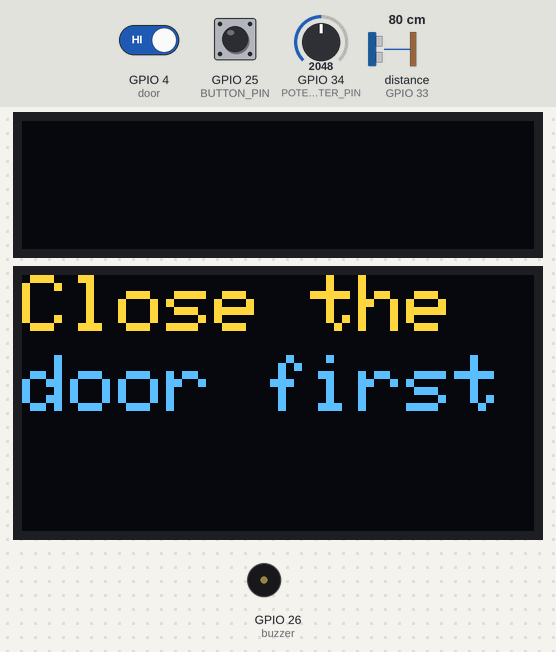
A sketch run on a simulated ESP32. On the bench: 128×32 one-colour display, 128×64 one-colour display, buzzer (waves = sounding, pin HIGH). The test bench sets the inputs (shaded band); at power-on: GPIO 4 (door) HIGH, GPIO 25 (BUTTON_PIN) HIGH, GPIO 34 (POTENTIOMETER_PIN) = 2048, distance to the obstacle (sensor on GPIO 33) 80 cm. The echo pulse lasts 58.3 µs per cm; the OLED is the two-colour kind (top 16 rows yellow); the display library's start-up logo is not drawn; pins used as bus, display or sensor lines are not drawn; what the sketch prints to the serial monitor is not drawn.

Above: at 1.3 s.
1.4 s: GPIO 4 (door) driven LOW
At 2.6 s:
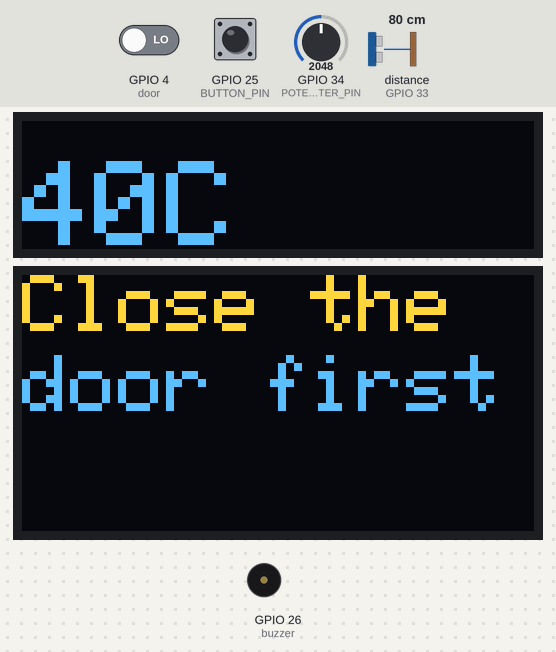
2.9 s: GPIO 25 (BUTTON_PIN) pulled LOW for 0.15 s
At 4.0 s:
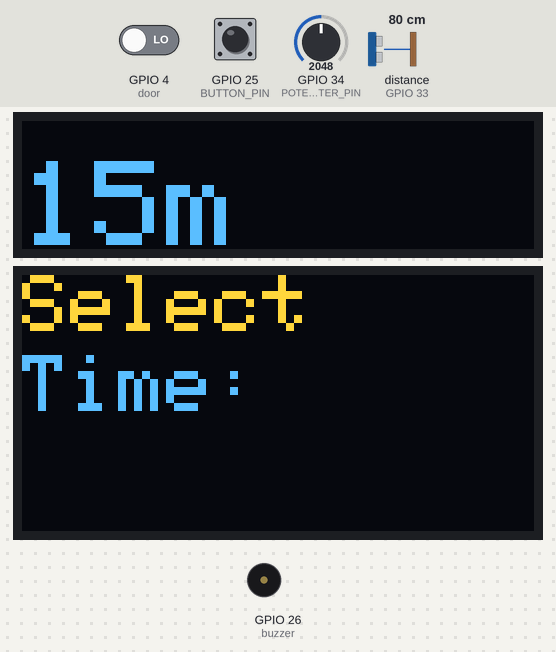
4.5 s: GPIO 25 (BUTTON_PIN) pulled LOW for 1 s
At 5.0 s:
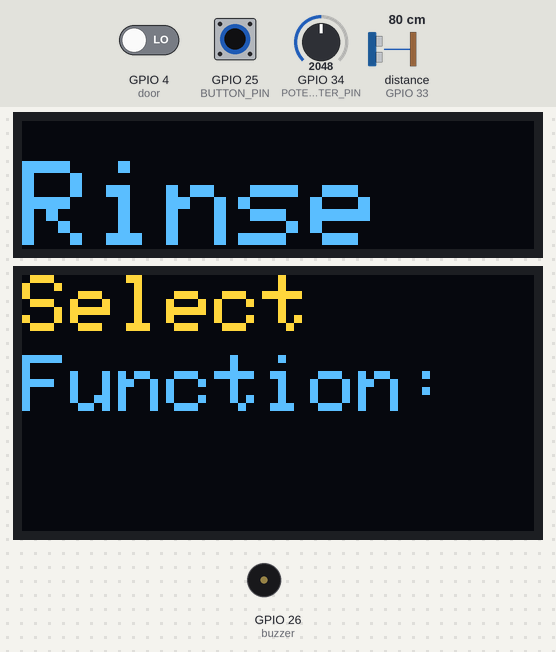
7.0 s: GPIO 34 (POTENTIOMETER_PIN) set to 1996
At 8.2 s:
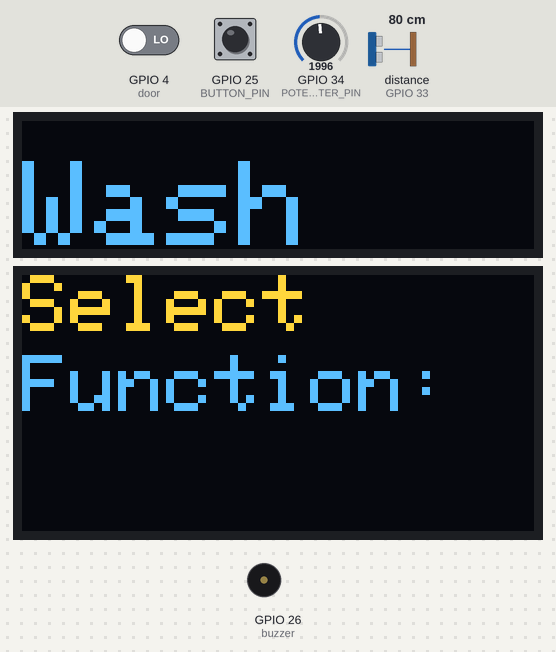
8.5 s: GPIO 25 (BUTTON_PIN) pulled LOW for 0.15 s
At 9.6 s:
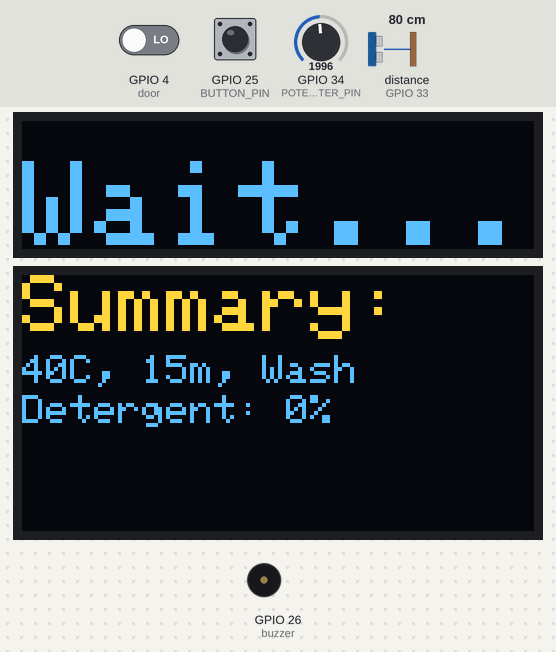
Timing chart, 0 to 11.5 s (numbered marks = the images above; inputs shaded):
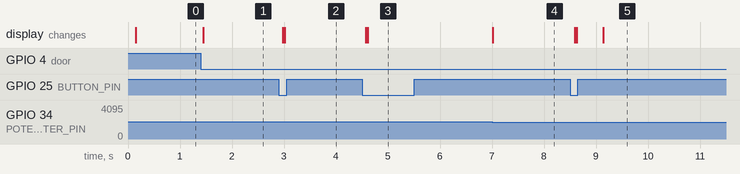

The sketch:

oled-esp.ino
```cpp
#include <Wire.h>
#include <Adafruit_GFX.h>
#include <Adafruit_SSD1306.h>
#include <esp_now.h>
#include <WiFi.h>

// Define pins
#define BUTTON_PIN 25
#define POTENTIOMETER_PIN 34
const int door = 4;      // Pin for the door sensor
const int trigPin = 32;  // Ultrasonic Trigger Pin
const int echoPin = 33;  // Ultrasonic Echo Pin
const int buzzer = 26;

// OLED Initialization
#define OLED1_WIDTH 128
#define OLED1_HEIGHT 32
#define OLED2_WIDTH 128
#define OLED2_HEIGHT 64
#define OLED_RESET -1

Adafruit_SSD1306 oled(OLED1_WIDTH, OLED1_HEIGHT, &Wire, OLED_RESET);
Adafruit_SSD1306 oled2(OLED2_WIDTH, OLED2_HEIGHT, &Wire, OLED_RESET);

// Define ESP-NOW settings
uint8_t receiverAddress[] = {0xE0, 0x5A, 0x1B, 0xCB, 0x62, 0x28};

// Data structure for transmission
typedef struct {
  char temperature[8];
  char time[8];
  char function[8];
  int timeRemaining;
  float detergentVolume;  // Detergent volume in percentage
} UserData;

UserData userData;

// Variables for selection
const char *temperatureOptions[] = {"20C", "40C", "60C", "90C"};
const char *timeOptions[] = {"0.1m", "15m", "30m", "45m"};
const char *functionOptions[] = {"Wash", "Rinse", "Spin"};

int step = 0;
int selectedIndices[] = {0, 0, 0};
unsigned long lastDebounceTime = 0;
const unsigned long debounceDelay = 50;

int parseTime(const char *timeStr) {
  int timeValue = atoi(timeStr);
  char unit = timeStr[strlen(timeStr) - 1];

  if (unit == 'm') {
    return timeValue * 60;
  }
  return 0;
}

bool buttonState = HIGH;
bool lastButtonState = HIGH;

// Callback for sending data
void onSent(const uint8_t *macAddr, esp_now_send_status_t status) {
  Serial.println(status == ESP_NOW_SEND_SUCCESS ? "Send Success" : "Send Fail");
}

void setup() {
  if (!oled.begin(SSD1306_SWITCHCAPVCC, 0x3C)) {
    Serial.println(F("OLED1 initialization failed!"));
    while (1);
  }

  if (!oled2.begin(SSD1306_SWITCHCAPVCC, 0x3D)) {
    Serial.println(F("OLED2 initialization failed!"));
    while (1);
  }

  oled.display();
  oled.setTextSize(1);
  oled.setTextColor(WHITE);
  oled2.clearDisplay();  // Clear the screen to check for correct functionality
  oled2.display();
  oled2.setTextSize(1);
  oled2.setTextColor(WHITE);

  pinMode(BUTTON_PIN, INPUT_PULLUP);
  pinMode(POTENTIOMETER_PIN, INPUT);
  pinMode(door, INPUT_PULLUP);
  pinMode(trigPin, OUTPUT);
  pinMode(echoPin, INPUT);
  pinMode(buzzer, OUTPUT);

  WiFi.mode(WIFI_STA);
  if (esp_now_init() != ESP_OK) {
    Serial.println("ESP-NOW Initialization Failed");
    return;
  }
  esp_now_register_send_cb(onSent);

  esp_now_peer_info_t peerInfo = {};
  memcpy(peerInfo.peer_addr, receiverAddress, 6);
  peerInfo.channel = 0;
  peerInfo.encrypt = false;
  esp_now_add_peer(&peerInfo);

  oled2.setTextSize(2);
  oled2.setCursor(0, 0);
  oled2.print("Select");
  oled2.setCursor(0, 20);
  oled2.print("Temp:");
  oled2.display();
  Serial.begin(115200);
}

void loop() {
  int doorState = digitalRead(door);
  Serial.print("Door State: ");
  Serial.println(doorState);  // Debug the state of the door

  if (doorState == HIGH) {
    // Door is open, show message to close it
    oled2.clearDisplay();
    oled2.setTextSize(2);
    oled2.setCursor(0, 0);
    oled2.print("Close the");
    oled2.setCursor(0, 20);
    oled2.print("door first");
    oled2.display();
    oled.clearDisplay();
    oled.display();
    return;  // Exit the loop and do nothing further if the door is open
  } else {
    // Door is closed, reset and display options

    // Proceed with button handling and potentiometer
    int reading = digitalRead(BUTTON_PIN);
    if (reading != lastButtonState) {
      lastDebounceTime = millis();
    }
    if ((millis() - lastDebounceTime) > debounceDelay) {
      if (reading == LOW && buttonState == HIGH) {
        buttonPressed();
      }
      buttonState = reading;
    }
    lastButtonState = reading;

    if (step < 3) {
      int potValue = analogRead(POTENTIOMETER_PIN);
      int maxIndex = step == 0 ? 3 : step == 1 ? 3 : 2;
      selectedIndices[step] = constrain(map(potValue, 0, 4095, 0, maxIndex), 0, maxIndex);

      oled2.setCursor(0, 10);
      oled2.print("                ");
      oled2.setCursor(0, 10);
      displayOptionsOnOLED(); // Update OLED1 with the current selection
    }
  }
}

void buttonPressed() {
  step++;
  oled2.clearDisplay();
  displayOptionsOnOLED();

  if (step == 1) {
    oled2.setTextSize(2);
    oled2.setCursor(0, 0);
    oled2.print("Select");
    oled2.setCursor(0, 20);
    oled2.print("Time:");
    oled2.display();
  } else if (step == 2) {
    oled2.setTextSize(2);
    oled2.setCursor(0, 0);
    oled2.print("Select");
    oled2.setCursor(0, 20);
    oled2.print("Function:");
    oled2.display();
  } else if (step == 3) {
    // Summary display
    oled2.clearDisplay();
    oled2.setTextSize(2);
    oled2.setCursor(0, 0);
    String message = "Summary:";
    oled2.print(message);
    oled2.setTextSize(1);
    oled2.setCursor(0, 20);
    oled2.print(temperatureOptions[selectedIndices[0]]);
    oled2.print(", ");
    oled2.print(timeOptions[selectedIndices[1]]);
    oled2.print(", ");
    oled2.print(functionOptions[selectedIndices[2]]);
    oled2.display();

    oled2.setTextSize(1);
    oled2.setCursor(0, 30);
    oled2.print("Detergent: ");
    float detergentVolume = calculateDetergentVolume();
    Serial.print("Calculated Detergent Volume: ");
    Serial.println(detergentVolume);  // Debug output
    int detergentVolumeInt = (int)detergentVolume;  // Convert to int for display
    oled2.print(detergentVolumeInt);
    oled2.print("%");
    oled2.display();

    delay(500);  // Added delay to avoid flicker during transition
    displayWaitMessageOnOLED();
    delay(2500);

    // Send the data via ESP-NOW
    strcpy(userData.temperature, temperatureOptions[selectedIndices[0]]);
    strcpy(userData.time, timeOptions[selectedIndices[1]]);
    strcpy(userData.function, functionOptions[selectedIndices[2]]);
    userData.timeRemaining = parseTime(userData.time);
    userData.detergentVolume = detergentVolumeInt;

    // Start the countdown
    startCountdown(userData.timeRemaining);
    esp_now_send(receiverAddress, (uint8_t *)&userData, sizeof(userData));

    // Reset after completion
    resetSystem();
  }
}


void resetSystem() {
  // Reset the step and the selected indices for fresh new selection
  step = 0;
  memset(selectedIndices, 0, sizeof(selectedIndices));

  oled2.clearDisplay();
  String message = "Select Temp:";
  int messageLength = message.length();
  int centerPosition = (20 - messageLength) / 2; // Adjust for 20 characters
  oled2.setTextSize(2);
  oled2.setCursor(0, 0);
  oled2.print(message);
  oled2.display();
}

void displayOptionsOnOLED() {
  oled.clearDisplay();
  oled.setTextSize(3);  // Set the text size to 2.5 (approximated as 3)
  oled.setTextColor(WHITE);

  String message = (step == 0) ? temperatureOptions[selectedIndices[0]]
                                : (step == 1) ? timeOptions[selectedIndices[1]]
                                              : functionOptions[selectedIndices[2]];

  int textWidth = message.length() * 15;  // Estimate text width (15px per character)
  int x = (OLED1_WIDTH - textWidth) / 2;
  int y = (OLED1_HEIGHT - 8 * 3) / 2;  // Adjust vertical position based on text height
  y = y + 4;
  oled.setCursor(0, 10);
  oled.print(message);
  oled.display();
}

long getDistance() {
  digitalWrite(trigPin, LOW);
  delayMicroseconds(2);
  digitalWrite(trigPin, HIGH);
  delayMicroseconds(10);
  digitalWrite(trigPin, LOW);

  long duration = pulseIn(echoPin, HIGH);
  long distance = (duration / 2) * 0.0344;  // Calculate distance in cm
  return distance;
}

float calculateDetergentVolume() {
  long currentHeight = getDistance();  // Get current height from ultrasonic sensor
  const float initialHeight = 9;  // Initial height (for simplicity)

  // Detergent volume formula
  float detergentVolume = (initialHeight - currentHeight) / initialHeight * 100;

  // Ensure the detergent volume is never negative
  detergentVolume = max(0.0f, detergentVolume);

  return detergentVolume;
}

void displayWaitMessageOnOLED() {
  oled.clearDisplay();
  oled.setTextSize(3);  // Increase text size for better visibility
  oled.setTextColor(WHITE);

  String message = "Wait...";
  int textWidth = message.length() * 15;  // Estimate text width (15px per character)
  int x = (OLED1_WIDTH - textWidth) / 2;
  int y = (OLED1_HEIGHT - 8 * 3) / 2;  // Adjust vertical position based on text height
  y = y + 4;
  oled.setCursor(0, 10);
  oled.print(message);
  oled.display();
}

void startCountdown(int totalSeconds) {
  while (totalSeconds >= 0) {
    oled.clearDisplay();
    oled.setTextSize(2);
    oled.setCursor(0, 10);
    oled.print(totalSeconds / 60);
    oled.print("m ");
    oled.print(totalSeconds % 60);
    oled.print("s");
    oled.display();
    delay(1000);
    totalSeconds--;

    float detergentVolume = calculateDetergentVolume();
    userData.detergentVolume = detergentVolume;
    userData.timeRemaining = totalSeconds;
    oled2.clearDisplay();
    oled2.setTextSize(2);
    oled2.setCursor(0, 0);
    String message = "Summary:";
    oled2.print(message);
    oled2.setTextSize(1);
    oled2.setCursor(0, 20);
    oled2.print(temperatureOptions[selectedIndices[0]]);
    oled2.print(", ");
    oled2.print(timeOptions[selectedIndices[1]]);
    oled2.print(", ");
    oled2.print(functionOptions[selectedIndices[2]]);
    oled2.display();
    oled2.setCursor(0, 30);
    oled2.setTextSize(1);
    oled2.print("Detergent: ");
    oled2.print(detergentVolume);
    oled2.print("%");
    oled2.display();
    esp_now_send(receiverAddress, (uint8_t *)&userData, sizeof(userData));
  }
  oled.clearDisplay();
  oled.setCursor(0, 0);
  oled.print("Complete!");
  oled.display();
  digitalWrite(buzzer, HIGH); // Turn the buzzer ON
  delay(1500);                  // Wait for 1 second
  digitalWrite(buzzer, LOW);  // Turn the buzzer OFF
  delay(3000);
}
```

Measured:
- the behaviour switches between 2048 and 2047 on GPIO 34 (POTENTIOMETER_PIN) (found by bisection; images 3 and 4)
- after the input at 1.4 s, the display: changes after 0.05 s (image 1)
- after the input at 2.9 s, the display: first changes after 0.08 s (image 2 shows a later state)
- after the input at 4.5 s, the display: first changes after 0.07 s (image 3 shows a later state)
- after the input at 7.0 s, the display: changes at once (image 4)
- after the input at 8.5 s, the display: first changes after 0.10 s (image 5 shows a later state)
